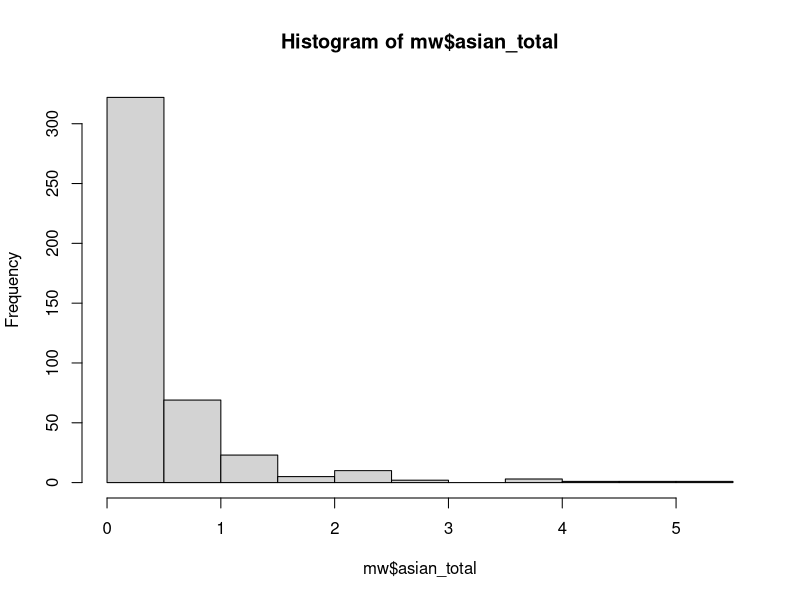
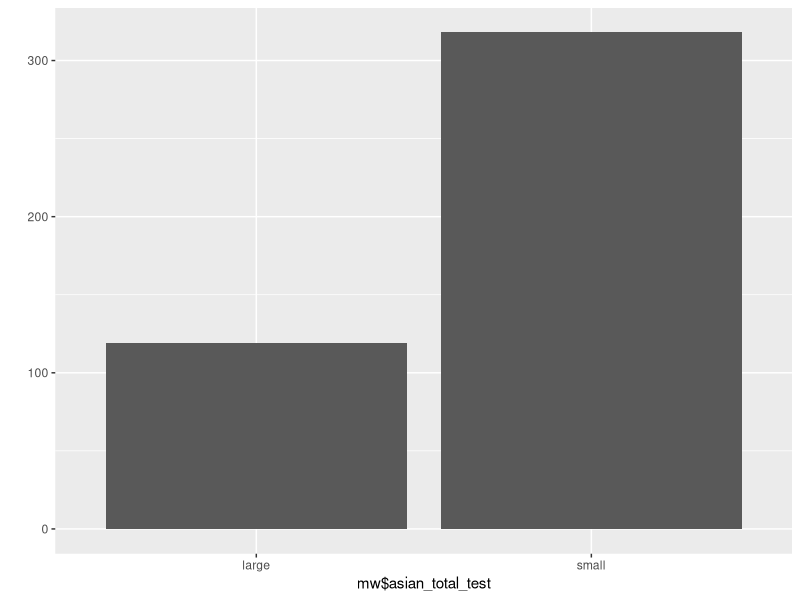

R code for these plots, in order:
###Q1. Load midwest data from the ggplot2 package in the form of a data frame. Then use the functions you learned to characterize the data to figure it out.###
###문제1. ggplot2 패키지의 midwest 데이터를 데이터 프레임 형태로 불러오세요. 그 다음 데이터의 특징을 배운 함수들을 활용해서 파악하세요.###
library(ggplot2)
mw <- as.data.frame(ggplot2::midwest)

head(mw)
tail(mw)

View(mw)
dim(mw)

str(mw)
summary(mw)

###Q2. Change the poptotal variable to total and the popasian variable to asian.###
###문제2. poptotal 변수를 total로, popasian 변수를 asian으로 수정하세요.###
library(dplyr)
mw <- rename(mw,total = poptotal, asian = popasian)
head(mw)

###Q3. Using the total variable and the asian variable, create a derived variable asian_total, which is the'Percentage of Asian Population to Total Population'. Create a histogram to see how the cities are distributed.###
###문제3. total 변수, asian 변수를 이용해서 '전체 인구 대비 아시아 인구 백분율' 파생변수 asian_total을 만드세요. 히스토그램을 만들어 도시들이 어떻게 분포하는지 살펴보세요.###
mw$asian_total <- (mw$asian / mw$total)*100
head(mw)
hist(mw$asian_total)

###Q4. Create a derived variable that takes the average of the overall Asian population percentage, and gives "large" if it exceeds the average, and "small" otherwise.###
###문제4. 아시아 인구 백분율 전체 평균을 구하고, 평균을 초과하면 "large", 그 외에는 "small"을 부여하는 파생변수를 만들어 보세요.###
mean(mw$asian_total)
mw$asian_total_test <- ifelse(mw$asian_total > mean(mw$asian_total), "large", "small")

###Q5. Create a frequency table and a frequency bar graph of how many regions are in "large" and "small".###
###문제5. "large"와 "small"에 해당하는 지역이 얼마나 되는지 빈도표와 빈도 막대 그래프를 만들어 보세요.###
table(mw$asian_total_test)
qplot(mw$asian_total_test)

###Q6. Find variables representing the adult and total population, and add the variable'Percentage of Minor(Underage) Population to Total Population' to the midwest data.###
###문제6. 성인 인구와 전체 인구를 나타내는 변수를 찾고, midwest 데이터에 '전체 인구 대비 미성년 인구 백분율' 변수를 추가하세요.###
?midwest
str(mw)
#전체인구 = poptotal (total로 변경)
#성인인구 = popadults
mw$popunderage <- ((mw$total-mw$popadults) / mw$total) * 100
mw

###Q7. Print the percentage of the minor(underage) population in the top 5 county(regions) with the highest percentage of underage populations.###
###문제7. 미성년 인구 백분율이 가장 높은 상위 5개 county(지역)의 미성년 인구 백분율을 출력하세요.###
mw %>%
  select(county, popunderage) %>%
  arrange(desc(popunderage)) %>%
  head(5)

###Q8. Large is 40% or more, middle is 30~40%, small is less than 30%. Add a minor(underage) percentage rating variable based on this classification criterion, and find out how many regions are in each rating.###
###문제8. large는 40% 이상, middle은 30~40%, small 은 30% 미만. 이 분류 기준에 따라 미성년 비율 등급 변수를 추가하고, 각 등급에 몇 개의 지역이 있는지 알아보세요.###
mw$grade_test <- ifelse(mw$popunderage >= 40, "large", ifelse(mw$popunderage >= 30, "middle", "small"))
table(mw$grade_test)

###Q9. Print the state and county(region) of the bottom 10 regions of the Asian population percentage.###
###문제9. 아시아 인구 백분율 하위 10개 지역의 state(주), county(지역)을 출력하세요.
mw %>%
  arrange(percasian)%>%
  select(state, county)%>%
  head(10)

